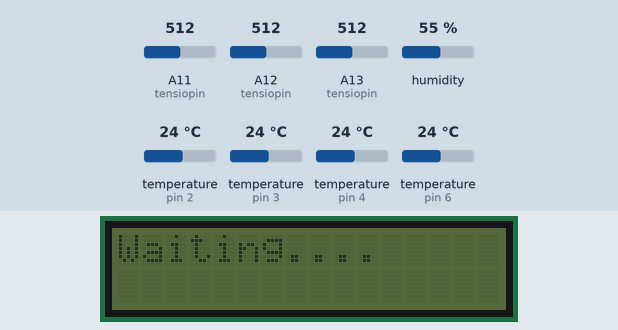
Recording of a sketch running on a simulated Arduino Mega 2560, built with avr-gcc and run on an emulated ATmega2560. Shown: 16×2 character LCD. Inputs (shaded band) come from the test bench; at power-on: temperature (sensors on pin 2, pin 3, pin 4, pin 6) 24 °C, A11 (tensiopin) = 512, A12 (tensiopin) = 512, A13 (tensiopin) = 512, humidity 55 %. The local clock reads 2024-03-15 10:24:30 at power-on unless the sketch sets it; storage starts empty; what the sketch prints to the serial monitor is not drawn.

Above: at 1.3 s.
1.4 s: temperature (sensor on pin 2) set to 12 °C
At 7.8 s:
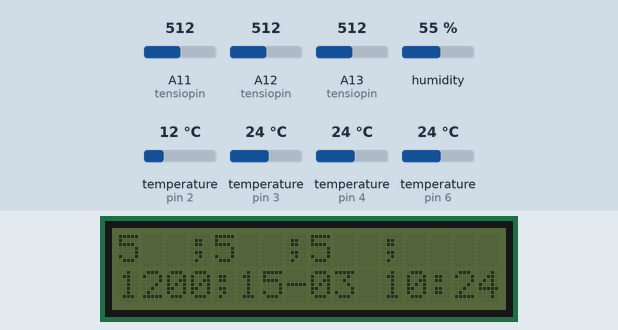
Timing chart, 0 to 9.3 s (numbered marks = the images above; inputs shaded):
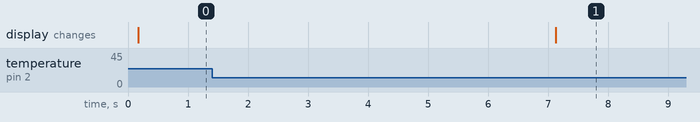

The sketch:

sketch_fullModify.ino
```cpp
#include <SimpleDHT.h>
#include <Wire.h>
#include <OneWire.h>
#include <DallasTemperature.h>
// #include <SoftwareSerial.h>
#include <SD.h>
#include <RTClib.h>
// #include <MQ135.h>
//#include <LiquidCrystal.h>
#include <LiquidCrystal_I2C.h>
// #include <NDIRZ16.h>

LiquidCrystal_I2C lcd(0x27, 16, 2); // Set the LCD address to 0x27 for a 16 chars and 2 line display
RTC_DS1307 rtc;
SimpleDHT11 dht11;

#define ONE_WIRE_BUS_1 2 //DS18B20 sensor 1 -- Inside Chamber -- Above Soil
#define ONE_WIRE_BUS_2 3 //DS18B20 sensor 2 -- Inside Chamber -- In Soil
#define ONE_WIRE_BUS_3 4 //DS18B20 sensor 3 -- Outside Chamber -- In Soil
// #define ONE_WIRE_BUS_4 5 //DS18B20 sensor 4 -- Outside Chamber -- Above Soil
OneWire oneWire_1(ONE_WIRE_BUS_1);
OneWire oneWire_2(ONE_WIRE_BUS_2);
OneWire oneWire_3(ONE_WIRE_BUS_3);
// OneWire oneWire_4(ONE_WIRE_BUS_4);
DallasTemperature sensor_1(&oneWire_1);
DallasTemperature sensor_2(&oneWire_2);
DallasTemperature sensor_3(&oneWire_3);
// DallasTemperature sensor_4(&oneWire_4);

float celcius_1 = 0, celcius_2 = 0, celcius_3 = 0;
// celcius_4 = 0; // for DS18B20
int pinDHT11 = 6; // DHT11
byte temperature = 0, humidity = 0; // for DHT11

float kPa[]= {0, 0, 0, 0}; // for MPX5100DP
float hPa[]= {0, 0, 0, 0}; // for MPX5100DP
const int powerpin[] = {0, 37, 39, 41}; // for MPX5100DP
const int tensiopin[] = {0, A11, A12, A13}; // for MPX5100DP
int rawADC_hPa[]= {0, 0, 0, 0}; // for MPX5100DP
float voltage_hPa[]= {0, 0, 0, 0}; // for MPX5100DP


float slope_MPX5100DP[] = {0, 1.094947308, 1.091102129, 1.083876913}; // for MPX5100DP
float intercept_MPX5100DP[] = {0, -5.301696878, -4.538585086, -3.34233489}; // for MPX5100DP

File myFile;

void setup() {
//Wire.begin(7);
Serial.begin(9600);
// mySerial.begin(9600);
// Serial.println("Wait 60 seconds for the NDIR sensor to starup");
// delay(60000);

sensor_1.begin();
sensor_2.begin();
sensor_3.begin();
// sensor_4.begin();
for( int tensioSet = 1; tensioSet < 4; tensioSet++) {
pinMode(powerpin[tensioSet], OUTPUT);
}

while (!Serial) {
// wait for serial port to connect. Needed for native USB port only
}
Serial.print("Initializing SD card...");
if (!SD.begin(10, 11, 12, 13)) {
  Serial.println("initialization failed!");
  return;
}
Serial.println("initialization done.");
rtc.begin();
Serial.println( "rtc.isrunning() " + rtc.isrunning());
//rtc.adjust(DateTime(F(__DATE__), F(__TIME__)));
if (! rtc.isrunning()) {
// following line sets the RTC to the date & time this sketch was compiled
rtc.adjust(DateTime(F(__DATE__), F(__TIME__)));
}
Serial.println( " ==> " + print_time(rtc.now()));

//lcd.begin(16, 2);
lcd.init();
lcd.setCursor(0, 0);
lcd.print("Waiting....");
}

void loop() {
//---------------------------------- DHT11 Temperature sensors-----------------------------------------//
byte data[40] = {0};
if (dht11.read(pinDHT11, &temperature, &humidity, data)) {
temperature = 0;
humidity = 0;
}

//---------------------------------- MPX5100DP Pressure sensors-----------------------------------------//
for( int tensioSet = 1; tensioSet < 4; tensioSet++) {
getHPA(tensioSet);
}

//---------------------------------- DS18B20 Temperature sensors-----------------------------------------//
sensor_1.requestTemperatures();
sensor_2.requestTemperatures();
sensor_3.requestTemperatures();
// sensor_4.requestTemperatures();
celcius_1 = sensor_1.getTempCByIndex(0);
celcius_2 = sensor_2.getTempCByIndex(0);
celcius_3 = sensor_3.getTempCByIndex(0);
// celcius_4 = sensor_4.getTempCByIndex(0);


//---------------------------------- Serial.print()-------------------------------------------//
monitorSerialPrintMaster();

//---------------------------------- Date & Time RTC-------------------------------------------//
DateTime now = rtc.now();
String file_name = print_day(now);
String current_time = print_time(now);

//---------------------------------- Data-Logging to SD Card-------------------------------------------//
String m_file_name = file_name;
m_file_name += "-M2.txt";
masterDataLog(m_file_name, current_time);
delay(1000);

//---------------------------------- LCD Display-------------------------------------//
goToLCDDisplay(print_day_time(now));
//goToLCDDisplay(hPa1, hPa2, hPa3, getCorrectedPPM, rawADC_A3, print_day_time(now), celcius_1);

delay(595550); // 1150*3 for MPX5100DP, 1000 for Master Log = 4450 // 10 minutes 1reading

}


/**
read Tensiometers (MPX5100DP)
*/

void getHPA(int tensioSet) {
digitalWrite(powerpin[tensioSet], HIGH); //power up sensor
delay(50); //warming up of MPX5100DP
rawADC_hPa[tensioSet] = readAnalogOutput(tensiopin[tensioSet]);
digitalWrite(powerpin[tensioSet], LOW); //power off
voltage_hPa[tensioSet] = ((float) rawADC_hPa[tensioSet] / 1024.0) * 5.0; // "5.0"V for ratiometric sensor & A0 range is "0 - 1023"
kPa[tensioSet] = (voltage_hPa[tensioSet] - 0.2) / 45 * 1000; // Sensitivity = V/P= 45 mV/kPa (data sheet)
kPa[tensioSet] = slope_MPX5100DP[tensioSet]*kPa[tensioSet] +intercept_MPX5100DP[tensioSet]; //y=mx+c
hPa[tensioSet] = kPa[tensioSet] / 10;
}


/**
read analogSensorOutput for 10 values and calculate mean
*/
int readAnalogOutput(int anologPin) {
digitalWrite(anologPin, HIGH); //power up sensor MPX5100DP
delay(100); //warming up of
int rawADC = 0;
for (int j = 0; j <= 9; j++) { //take 10 readings and calculate mean value
rawADC = rawADC + analogRead(anologPin);
delay(100);
}
digitalWrite(anologPin, LOW);
rawADC = rawADC / 10; //mean
return rawADC;
}

/**
Data Logging for Master
*/
void masterDataLog(String m_file_name, String current_time) {
int n = m_file_name.length();
char m_char_array[n + 1];
strcpy(m_char_array, m_file_name.c_str());
if(!SD.exists(m_char_array)) {
addDataHeader(m_file_name); // Add data header in the new file created
}
addData(m_file_name, current_time); // Add data
}

/**
Data Logging for Master :: Add data header in the new file created
*/
void addDataHeader(String m_file_name) {
int n = m_file_name.length();
char m_char_array[n + 1];
strcpy(m_char_array, m_file_name.c_str());
myFile = SD.open(m_char_array, FILE_WRITE);
if (myFile) {
Serial.print("Writing Header to " + m_file_name + " ==> ");

myFile.println("Timestamp,hPa_1,hPa_2,hPa_3,T1_air_in,T2_soil_in,T3_soil_out,DHT_temp,DHT_humid");
// myFile.println("Timestamp,hPa_1,hPa_2,hPa_3,PPM_NDIR_UART,T1_air_in,T2_soil_in,T3_soil_out,T4_air_out,DHT_temp,DHT_humid");
myFile.close(); // close the file
Serial.print(" ==> done.");
}
else {
  Serial.println("error opening " + m_file_name); // if the file didn't open,print an error
}
}

/**
Data Logging for Master :: Add data
*/
void addData(String m_file_name, String current_time) {
int n = m_file_name.length();
char m_char_array[n + 1];
strcpy(m_char_array, m_file_name.c_str());
myFile = SD.open(m_char_array, FILE_WRITE);
if (myFile) {
Serial.print("Writing to " + m_file_name + " ==> ");
myFile.print(current_time);
myFile.print(",");
myFile.print(hPa[1]);
myFile.print(",");
myFile.print(hPa[2]);
myFile.print(",");
myFile.print(hPa[3]);
// myFile.print(",");
// myFile.print(ppm_NDIR_UART);
// Check for loose connection of Temp sensors
// float t [] = {0, celcius_1, celcius_2, celcius_3, celcius_4};
float t [] = {0, celcius_1, celcius_2, celcius_3};
myFile.print(",");
myFile.print(ifTempLoose( String(t[1]) ));
myFile.print(",");
myFile.print(ifTempLoose( String(t[2]) ));
myFile.print(",");
myFile.print(ifTempLoose( String(t[3]) ));
myFile.print(",");
myFile.print(ifTempLoose( String(t[4]) ));
myFile.print(",");
myFile.print(ifDHTLoose( String(temperature) ));
myFile.print(",");
myFile.print(ifDHTLoose( String(humidity) ));

myFile.println(); // close the file:
myFile.close();
Serial.print(" ==> done.");
} else {
Serial.println("error opening " + m_file_name); // if the file didn't open,print an error
}
Serial.println( " ==> " + current_time + " <== Master");
}

/**
check for losse DS18B20 connections
*/
String ifTempLoose (String temp) {
if (temp == "-127.00" || temp == "85.00") {
return "0";
} else {
return temp;
}
}

/**
check for losse DHT11 connections
*/
String ifDHTLoose (String dht) {
if (dht == "132" || dht == "141" || dht == "135") {
return "0";
} else {
return dht;
}
}


/**
Disply on LCD
*/
void goToLCDDisplay(String day_time)
//void goToLCDDisplay(float hPa1, float hPa2, float hPa3, float getCorrectedPPM, float rawADC_A3, String day_time, float celcius_1)
{
celcius_1 =celcius_1*100;
float arrayOfFloatValues[] = {0, hPa[1], hPa[2], hPa[3], celcius_1};
int arrayOfIntValues[5];
for (int a =0 ; a < 5 ; a++) {
arrayOfIntValues[a] = convertingToInt(arrayOfFloatValues[a]);
}
lcd.clear();
lcd.setCursor(0, 0);
lcd.print(arrayOfIntValues[1]);
lcd.setCursor(3, 0);
lcd.print(";");
lcd.setCursor(4, 0);
lcd.print(arrayOfIntValues[2]);
lcd.setCursor(7, 0);
lcd.print(";");
lcd.setCursor(8, 0);
lcd.print(arrayOfIntValues[3]);
lcd.setCursor(11, 0);
lcd.print(";");
// lcd.setCursor(12, 0);
// lcd.print(ppm_NDIR_UART);

lcd.setCursor(0, 1);
 lcd.print(arrayOfIntValues[4]);
 lcd.setCursor(4, 1);
 lcd.print(";");
 lcd.setCursor(5, 1);
 lcd.print(day_time);
 }

/**
 Converts to Int to display on LCD
 */
 int convertingToInt(float value) {
 int x = (int) value;
 if (value >= (x+0.5) ) {
 x = x+1;
 }
 return x;
 }

 /**
 Serial.print for Master
 */
 void monitorSerialPrintMaster() {
 Serial.print("hPa[1]: ");
 Serial.print(hPa[1]);
 Serial.print("; hPa[2]: ");
 Serial.print(hPa[2]);
 Serial.print("; hPa[3]: ");
 Serial.print(hPa[3]);

//  Serial.print("; ppm_NDIR_UART: ");
//  Serial.print(ppm_NDIR_UART);

 Serial.print("; celcius_1 = ");
 Serial.print(celcius_1);
 Serial.print("; celcius_2 = ");
 Serial.print(celcius_2);
 Serial.print("; celcius_3 = ");
 Serial.print(celcius_3);
//  Serial.print("; celcius_4 = ");
//  Serial.print(celcius_4);

 Serial.print("; DHT T5: ");
 Serial.print(temperature);
 Serial.print("; DHT H: ");
 Serial.println(humidity);
 }

 /**
 Timestamp to store data
 */
 String print_time(DateTime timestamp) {
 char message[120];
 int Year = timestamp.year();
 int Month = timestamp.month();
 int Day = timestamp.day();
 int Hour = timestamp.hour();
 int Minute = timestamp.minute();
 int Second = timestamp.second();
 //sprintf(message, "%d-%02d-%02d %02d:%02d:%02d", Year, Month, Day, Hour, Minute, Second);
 sprintf(message, "%d-%02d-%02d %02d:%02d:%02d", Year, Month, Day, Hour, Minute, Second);
 return message;
 }

 /**
 Day and month to generate files names
 */
 String print_day(DateTime timestamp) {
 char message[120];
 int Month = timestamp.month();
 int Day = timestamp.day();
 sprintf(message, "%02d-%02d", Day, Month);
 return message;
 }

 /**
 Timestamp to disply on LCD
 */
 String print_day_time_year(DateTime timestamp) {
 char message[120];
 int Year = timestamp.year();
 int Month = timestamp.month();
 int Day = timestamp.day();
 int Hour = timestamp.hour();
 int Minute = timestamp.minute();
 int Second = timestamp.second();
 sprintf(message, "%02d-%02d-%d %02d:%02d", Day, Month, Year, Hour, Minute);
 return message;
 }

 /**
 Timestamp to disply on LCD
 */
 String print_day_time(DateTime timestamp) {
 char message[120];
 int Year = timestamp.year();
 int Month = timestamp.month();
 int Day = timestamp.day();
 int Hour = timestamp.hour();
 int Minute = timestamp.minute();
 int Second = timestamp.second();
 sprintf(message, "%02d-%02d %02d:%02d", Day, Month, Hour, Minute);
 return message;
 }
 /**
 Timestamp to disply on LCD
 */
 String print_hour(DateTime timestamp) {
 char message[120];
 int Year = timestamp.year();
 int Month = timestamp.month();
 int Day = timestamp.day();
 int Hour = timestamp.hour();
 int Minute = timestamp.minute();
 int Second = timestamp.second();
 sprintf(message, "%02d:%02d", Hour, Minute);
 return message;
 }
```

Measured:
- after the input at 1.4 s, the display: changes after 5.7 s (image 1)
